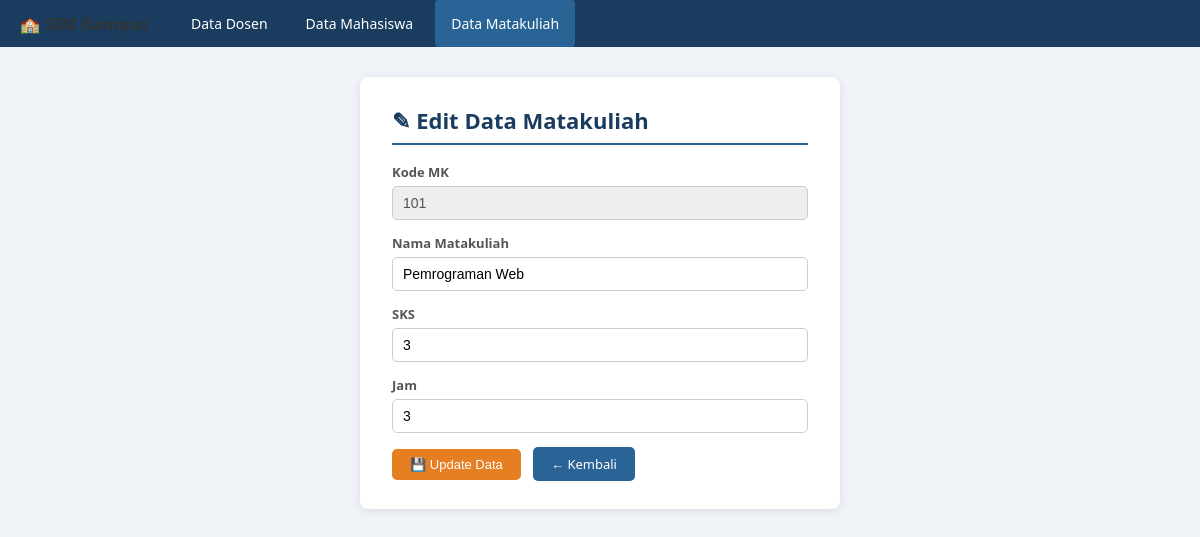
The page /matakuliah/editmatakuliah.php?kodeMK=101 on the database its author committed.
### tables this page shows
CREATE TABLE IF NOT EXISTS t_matakuliah (
    kodeMK   INT          NOT NULL,
    namaMK   VARCHAR(70)  NOT NULL,
    sks      INT          NOT NULL,
    jam      INT          NOT NULL,
    PRIMARY KEY (kodeMK)
);

### matakuliah/editmatakuliah.php (the view, shortened to what this page needs)
<?php
include 'koneksi.php';
if (isset($_GET['kodeMK'])) {
    $kodeMK = (int) $_GET['kodeMK'];
    $query  = "SELECT * FROM t_matakuliah WHERE kodeMK='$kodeMK'";
    $result = mysqli_query($link, $query);
    $data   = mysqli_fetch_assoc($result);
    $kodeMK = $data['kodeMK'];
    $namaMK = $data['namaMK'];
    $sks    = $data['sks'];
    $jam    = $data['jam'];
} else {
    header("location: viewmatakuliah.php");
    exit;
}
?>
<!DOCTYPE html>
<html lang="id">
<head>
    <link rel="stylesheet" href="style.css">
</head>
<body>
<nav>
    <span class="brand">&#127979; SIM Kampus</span>
    <a href="viewdosen.php">Data Dosen</a>
    <a href="viewmahasiswa.php">Data Mahasiswa</a>
    <a href="viewmatakuliah.php" class="active">Data Matakuliah</a>
</nav>
<div class="wrapper">
    <div class="card" style="max-width:480px; margin:0 auto;">
        <h1>&#9998; Edit Data Matakuliah</h1>
        <form action="proses_editmatakuliah.php" method="post">
            <div class="form-group">
                <label>Kode MK</label>
                <input type="text" value="<?= $kodeMK ?>" disabled>
            </div>
            <div class="form-group">
                <label for="namaMK">Nama Matakuliah</label>
                <input type="text" name="namaMK" id="namaMK"
                       value="<?= htmlspecialchars($namaMK) ?>" required>
            </div>
            <div class="form-group">
                <label for="sks">SKS</label>
                <input type="number" name="sks" id="sks" min="1" max="6"
                       value="<?= $sks ?>" required>
            </div>
            <div class="form-group">
                <label for="jam">Jam</label>
                <input type="number" name="jam" id="jam" min="1"
                       value="<?= $jam ?>" required>
            </div>
            <button type="submit" name="edit" class="btn btn-warning">&#128190; Update Data</button>
            <a href="viewmatakuliah.php" class="btn btn-primary" style="margin-left:8px;">&#8592; Kembali</a>
        </form>
    </div>
</div>
</body>
</html>

### style.css (style rules this page uses)
* { box-sizing: border-box; margin: 0; padding: 0; }
body { font-family: 'Segoe UI', Arial, sans-serif; background: #f0f4f8; color: #333; }
nav { background: #1a3c5e; padding: 0 20px; display: flex; align-items: center; gap: 6px; flex-wrap: wrap; }
nav a { color: #fff; text-decoration: none; padding: 14px 16px; display: inline-block; font-size: 14px; transition: background .2s; }
nav a:hover, nav a.active { background: #2a6496; border-radius: 4px; }
nav .brand { font-weight: 700; font-size: 16px; margin-right: 20px; letter-spacing: .5px; }
.wrapper { max-width: 960px; margin: 30px auto; padding: 0 16px; }
.card { background: #fff; border-radius: 8px; box-shadow: 0 2px 8px rgba(0,0,0,.1); padding: 28px 32px; margin-bottom: 24px; }
h1 { font-size: 22px; color: #1a3c5e; margin-bottom: 18px; border-bottom: 2px solid #2a6496; padding-bottom: 8px; }
.btn { display: inline-block; padding: 8px 18px; border-radius: 5px; text-decoration: none; font-size: 13px; cursor: pointer; border: none; transition: opacity .2s; }
.btn-primary { background: #2a6496; color: #fff; }
.btn-warning { background: #e67e22; color: #fff; }
.form-group { margin-bottom: 14px; }
.form-group label { display: block; font-size: 13px; font-weight: 600; margin-bottom: 5px; color: #555; }
.form-group input, .form-group select { width: 100%; padding: 8px 10px; border: 1px solid #ccc; border-radius: 5px; font-size: 14px; transition: border-color .2s; }
.form-group input[disabled] { background: #eee; cursor: not-allowed; }

### rows shown on the page
t_matakuliah: kodeMK "101", namaMK "Pemrograman Web", sks "3", jam "3"
